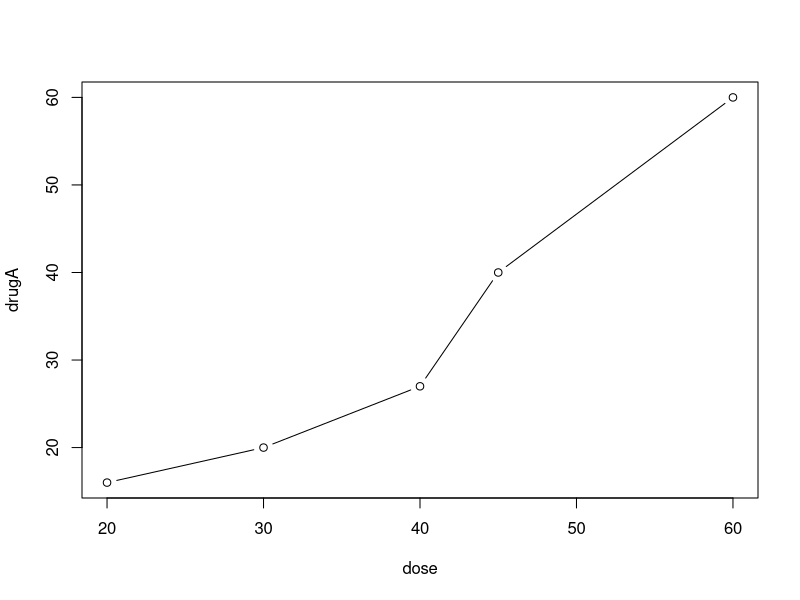
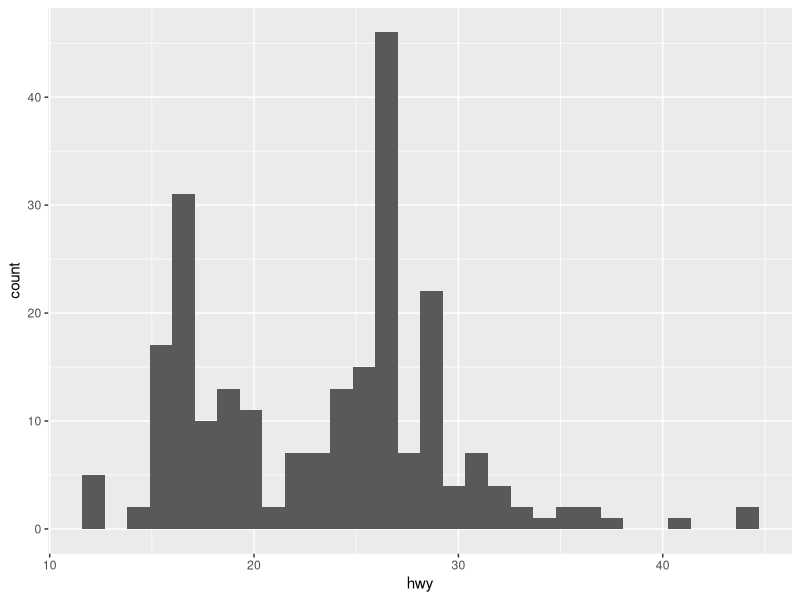
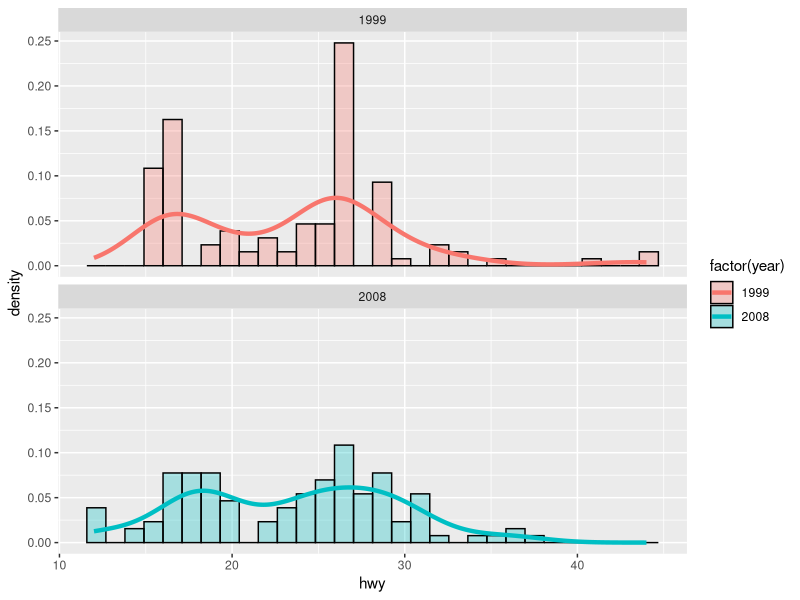
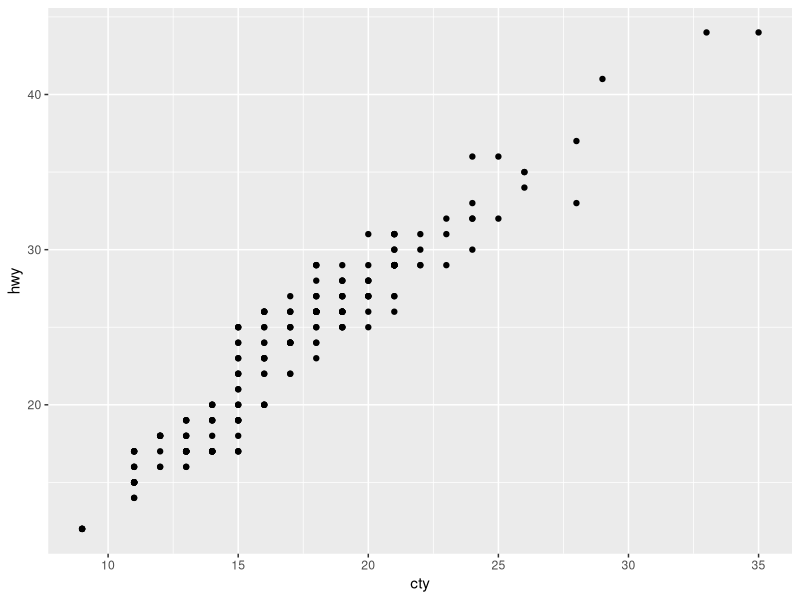
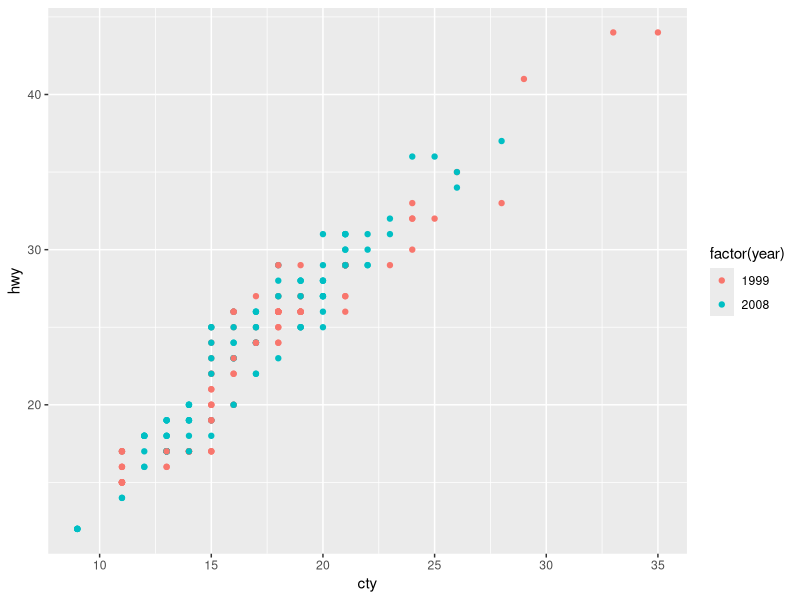

Write the R code that produced these figures, in order.
## ---- chunk 1
dose<-c(20,30,40,45,60)
drugA<-c(16,20,27,40,60)
plot(dose,drugA,type="b")

library(ggplot2)
p1 <- ggplot(mpg, aes(x = hwy))
p1 + geom_histogram()

##还可以上色和加拟合线
p1 + geom_histogram(aes(fill = factor(year), y = ..density..),
                    alpha = 0.3, colour = 'black') +
  stat_density(geom = 'line', position = 'identity', size = 1.5,
               aes(colour = factor(year))) +
  facet_wrap(~ year, ncol = 1)



library(ggplot2)
p <- ggplot(data = mpg, mapping = aes(x = cty, y = hwy))
p + geom_point()

##还可以换颜色
p <- ggplot(mpg, aes(x = cty, y = hwy, colour = factor(year)))
p + geom_point()
